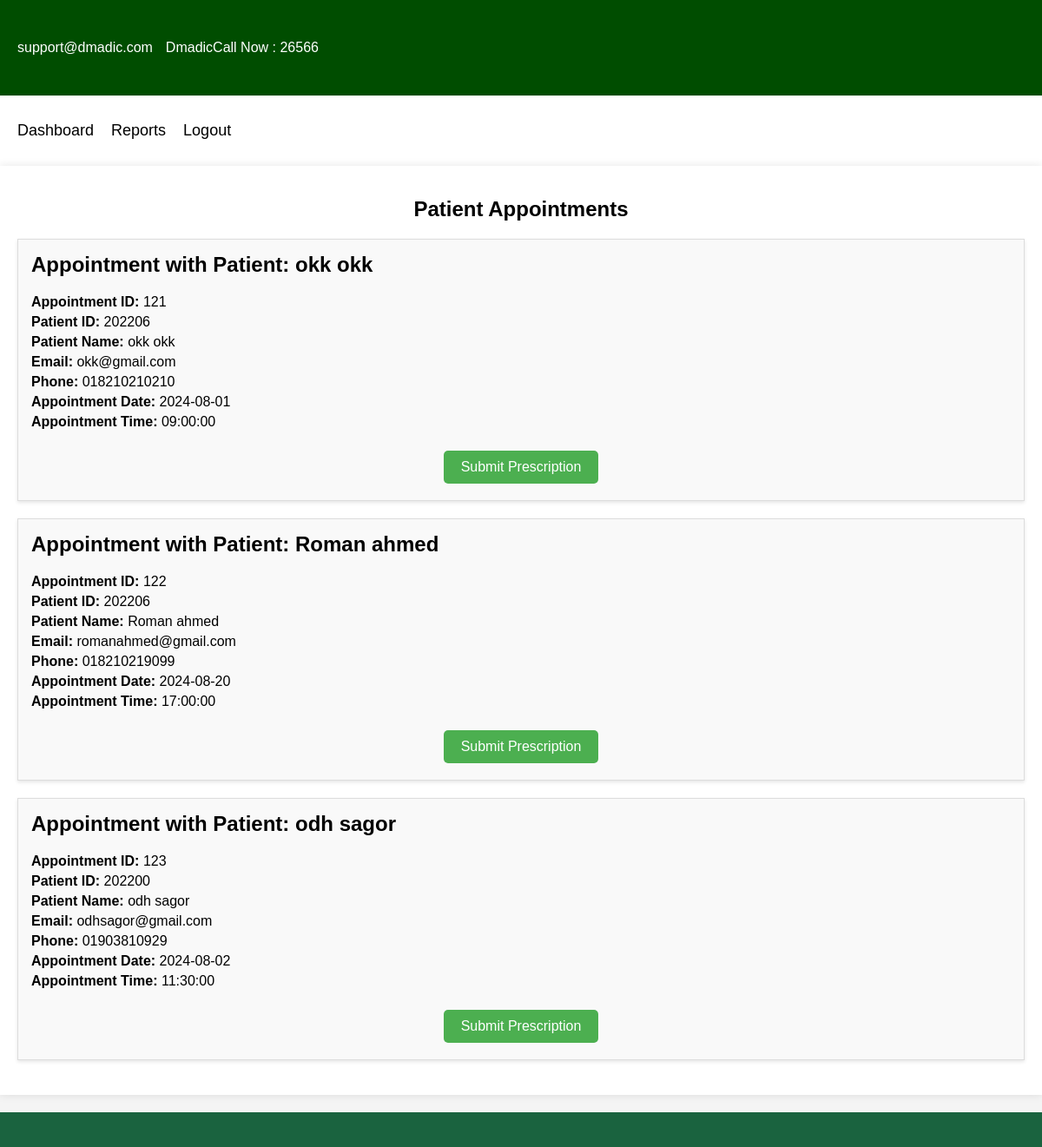
Screenshot of /Topic-2/mdobidulhuqsagor/doctorViewAppointments.php (signed in) with the database file from the repository.
### tables this page shows
CREATE TABLE `appointments` (
  `appointment_id` int(3) UNSIGNED ZEROFILL NOT NULL,
  `patient_id` int(6) UNSIGNED ZEROFILL DEFAULT NULL,
  `doctor_id` int(4) UNSIGNED DEFAULT NULL,
  `first_name` varchar(100) DEFAULT NULL,
  `last_name` varchar(100) DEFAULT NULL,
  `email` varchar(100) DEFAULT NULL,
  `phone` varchar(20) DEFAULT NULL,
  `doctor_type` varchar(50) DEFAULT NULL,
  `doctor_name` varchar(100) DEFAULT NULL,
  `appointment_date` date DEFAULT NULL,
  `appointment_time` time DEFAULT NULL,
  `room_number` varchar(10) DEFAULT NULL,
  `fees` decimal(10,2) DEFAULT NULL
);

### Topic-2/mdobidulhuqsagor/doctorViewAppointments.php (the view, shortened to what this page needs)
<?php
$servername = "localhost";
$username = "root";
$password = "";
$dbname = "Dmedic";
try {
    $pdo = new PDO("mysql:host=$servername;dbname=$dbname", $username, $password);
    $pdo->setAttribute(PDO::ATTR_ERRMODE, PDO::ERRMODE_EXCEPTION);
    $doctor_id = $_SESSION['doctor_id'];
    $sql = $pdo->prepare("SELECT * FROM appointments WHERE doctor_id = :doctor_id");
    $sql->bindParam(':doctor_id', $doctor_id, PDO::PARAM_INT);
    $sql->execute();
    $appointments = $sql->fetchAll(PDO::FETCH_ASSOC);
} catch (PDOException $e) {
    echo "Database Error: " . $e->getMessage();
} catch (Exception $e) {
    echo "Error: " . $e->getMessage();
}
?>
<!DOCTYPE html>
<html lang="en">
<head>
    <link rel="stylesheet" href="../css/patientMedicalReport.css">
</head>
<body>
<header>
        <div class="header-top-bar">
            <div class="container">
                <div class="row align-items-center">
                    <div class="col-lg-6">
                        <ul class="top-bar-info list-inline-item pl-0 mb-0">
                            <li class="list-inline-item"><a href="mailto:support@dmadic.com"><i class="icofont-support-faq mr-2"></i>support@dmadic.com</a></li>
                            <li class="list-inline-item"><i class="icofont-location-pin mr-2"></i>Dmadic</li>
                            <a href="tel:+26566">
                                <span>Call Now : </span>
                                <span class="h4">26566</span>
                            </a>
                        </ul>
                    </div>
                    </div>
                </div>
            </div>
        <nav class="navbar navbar-expand-lg navigation" id="navbar">
            <div class="container">
                <div class="collapse navbar-collapse" id="navbarsExample09">
                    <ul class="navbar-nav ml-auto">
                        <li class="nav-item"><a class="nav-link" href="doctorDashboard.php">Dashboard</a></li>
                        <li class="nav-item"><a class="nav-link" href="patientMedicalReport.php">Reports</a></li>
                        <li class="nav-item"><a class="nav-link" href="docELogin.php">Logout</a></li>
                    </ul>
                </div>
            </div>
        </nav>
    </header>
    <div class="main-container">
        <div class="line">
            <h1>Patient Appointments</h1>
        </div>
        <?php if (count($appointments) > 0): ?>
            <?php foreach ($appointments as $appointment): ?>
                <div class="appointment-card">
                    <h2>Appointment with Patient: <?php echo htmlspecialchars($appointment['first_name'] . ' ' . $appointment['last_name']); ?></h2>
                    <p><strong>Appointment ID:</strong> <?php echo htmlspecialchars($appointment['appointment_id']); ?></p>
                    <p><strong>Patient ID:</strong> <?php echo htmlspecialchars($appointment['patient_id']); ?></p>
                    <p><strong>Patient Name:</strong> <?php echo htmlspecialchars($appointment['first_name'] . ' ' . $appointment['last_name']); ?></p>
                    <p><strong>Email:</strong> <?php echo htmlspecialchars($appointment['email']); ?></p>
                    <p><strong>Phone:</strong> <?php echo htmlspecialchars($appointment['phone']); ?></p>
                    <p><strong>Appointment Date:</strong> <?php echo htmlspecialchars($appointment['appointment_date']); ?></p>
                    <p><strong>Appointment Time:</strong> <?php echo htmlspecialchars($appointment['appointment_time']); ?></p>
                    <div class="buttons-container">
                        <button onclick="window.location.href='submitPrescriptionForm.php?appointment_id=<?php echo htmlspecialchars($appointment['appointment_id']); ?>'">Submit Prescription</button>
                    </div>
                </div>
            <?php endforeach; ?>
        <?php else: ?>
            <p>No appointments found.</p>
        <?php endif; ?>
    </div>
    <footer>
    </footer>
</body>
</html>

### Topic-2/css/patientMedicalReport.css (style rules this page uses)
body { font-family: Arial, sans-serif; background-color: #f8f9fa; margin: 0; padding: 0; }
.header-top-bar { background-color: #004d00; padding: 10px 0; color: #ffffff; }
.header-top-bar .container { display: flex; justify-content: space-between; align-items: center; }
.header-top-bar a { color: #ffffff; text-decoration: none; margin-right: 15px; }
.top-bar-info { display: flex; list-style: none; padding: 0; }
.navbar { background-color: #ffffff; padding: 10px 0; box-shadow: 0 2px 4px rgba(0, 0, 0, 0.1); }
.navbar-nav { list-style: none; padding: 0; display: flex; align-items: center; margin: 0; }
.navbar-nav .nav-item { margin-right: 20px; }
.navbar-nav .nav-link { color: #000000; font-size: 18px; text-decoration: none; }
.container { padding: 20px; max-width: 1200px; margin: auto; }
h1 { font-size: 24px; margin-bottom: 20px; }
footer { background-color: #1a633f; color: #ffffff; padding: 20px 0; width: 100%; margin-top: 20px; }

### Topic-2/mdobidulhuqsagor/doctorViewAppointments.php (style rules this page uses)
body { font-family: Arial, sans-serif; margin: 0; padding: 0; background-color: #f4f4f4; }
.main-container { max-width: 1200px; margin: 0 auto; padding: 20px; background-color: #fff; box-shadow: 0 0 10px rgba(0, 0, 0, 0.1); }
.line h1 { text-align: center; margin-bottom: 20px; }
.appointment-card { border: 1px solid #ddd; padding: 15px; margin-bottom: 20px; background-color: #f9f9f9; box-shadow: 0 2px 4px rgba(0, 0, 0, 0.1); }
.appointment-card h2 { margin-top: 0; }
.appointment-card p { margin: 5px 0; }
.buttons-container { text-align: center; margin-top: 20px; }
.buttons-container button { background-color: #4CAF50; color: white; border: none; padding: 10px 20px; text-align: center; text-decoration: none; display: inline-block; font-size: 16px; margin: 4px 2px; cursor: pointer; border-radius: 5px; }

### rows the page displays
appointments: first_name+last_name "okk okk", appointment_id "121", patient "202206", email "okk@gmail.com", phone "018210210210", appointment_date "2024-08-01", appointment_time "09:00:00"
appointments: first_name+last_name "Roman ahmed", appointment_id "122", patient "202206", email "romanahmed@gmail.com", phone "018210219099", appointment_date "2024-08-20", appointment_time "17:00:00"
appointments: first_name+last_name "odh sagor", appointment_id "123", patient "202200", email "odhsagor@gmail.com", phone "01903810929", appointment_date "2024-08-02", appointment_time "11:30:00"
